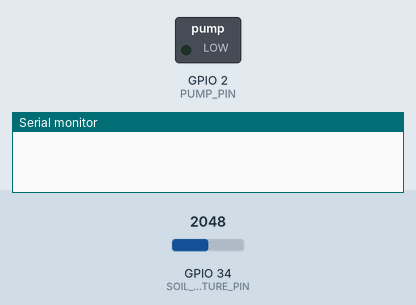
A sketch run on a simulated ESP32. On the bench: switched loads named in the sketch (green lamp = pin HIGH), the last lines printed to the serial monitor. The inputs (shaded band) are chosen by the test bench; at power-on: GPIO 34 (SOIL_MOISTURE_PIN) = 2048. WiFi joins after 1.5 s; servers stay silent unless stated.

Above: at 3.0 s.
3.1 s: GPIO 34 (SOIL_MOISTURE_PIN) set to 3444
6.3 s: GPIO 34 (SOIL_MOISTURE_PIN) set to 3574
At 9.0 s:
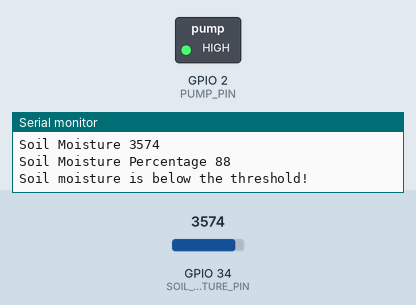
9.3 s: GPIO 34 (SOIL_MOISTURE_PIN) set to 2866
At 11.7 s:
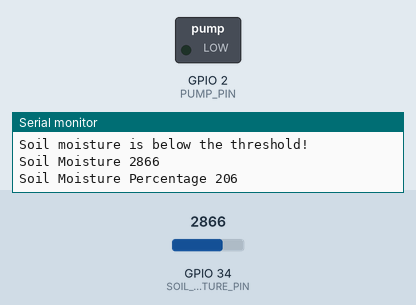
12.3 s: GPIO 34 (SOIL_MOISTURE_PIN) set to 3603
At 14.9 s:
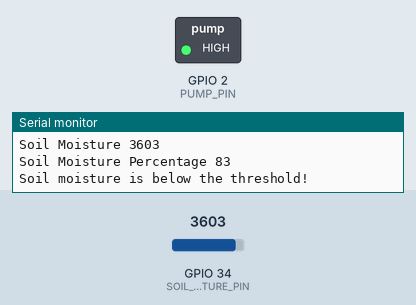
Timing chart, 0 to 16.3 s (numbered marks = the images above; inputs shaded):
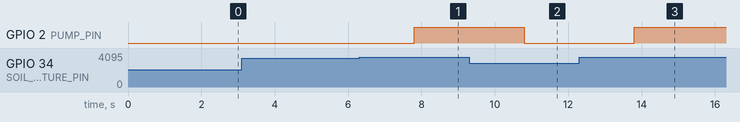

Measured:
- the behaviour switches between 3505 and 3506 on GPIO 34 (SOIL_MOISTURE_PIN) (found by bisection; images 0 and 1)
- after the input at 6.3 s, GPIO 2 (PUMP_PIN): LOW → HIGH after 1.5 s
- after the input at 9.3 s, GPIO 2 (PUMP_PIN): HIGH → LOW after 1.5 s
- after the input at 12.3 s, GPIO 2 (PUMP_PIN): LOW → HIGH after 1.5 s

The sketch:

iot_code.ino
```cpp
/*************************************************
 * IoT Smart Irrigation System
 * Platform : ESP32
 * Language : Arduino C++
 * IDE      : Arduino IDE
 * Cloud    : Blynk IoT
 * Author   : Chinmay Yalawatti
 *************************************************/
#define BLYNK_TEMPLATE_ID "YOUR_BLYNK_TEMPLATE_ID"
#define BLYNK_TEMPLATE_NAME "Smart Irrigation System with ESP32"
#define BLYNK_AUTH_TOKEN "YOUR_BLYNK_AUTH_TOKEN"


#define BLYNK_PRINT Serial
#include <WiFi.h>
#include <BlynkSimpleEsp32.h>

#define SOIL_MOISTURE_PIN 34   // Analog pin for soil moisture sensor
#define THRESHOLD_MOISTURE 100 // Adjust this value based on your soil moisture sensor readings
#define PUMP_PIN 2  // Digital pin for controlling the pump
#define PUMP_SWITCH V6  // Virtual pin for controlling the pump manually

char auth[] = BLYNK_AUTH_TOKEN;  // Replace with your Blynk auth token
char ssid[] = "WiFi Username";   // Replace with your WiFi credentials
char pass[] = "WiFi Password";

BlynkTimer timer;

bool isPumpOn = false;  // Variable to track pump status

void sendSensorData()
{
  int soilMoisture = analogRead(SOIL_MOISTURE_PIN);
  Serial.print("Soil Moisture ");
  Serial.println(soilMoisture);
  // Map the analog sensor values to a percentage (0-100)
  int soilMoisturePercentage = map(soilMoisture, 3500, 4095, 100, 0);
  Serial.print("Soil Moisture Percentage ");
  Serial.println(soilMoisturePercentage);
  // Send soil moisture data to Blynk
  Blynk.virtualWrite(V5, soilMoisturePercentage);

  // Check if the pump should be on based on manual switch or soil moisture level
  if (isPumpOn || soilMoisturePercentage < THRESHOLD_MOISTURE)
  {
    // Turn on the pump
    digitalWrite(PUMP_PIN, HIGH);
    // Check if the pump is turned on automatically (not manually)
    if (!isPumpOn) {
      // Send alert notification to Blynk app if the pump is turned on automatically
      Blynk.logEvent("moisture_alert","Soil moisture is below the threshold!");
      Serial.println("Soil moisture is below the threshold!");
    }
  }
  else
  {
    // Turn off the pump only if it was not turned on manually
    if (!isPumpOn) {
      digitalWrite(PUMP_PIN, LOW);
    }
  }
}

BLYNK_WRITE(PUMP_SWITCH)
{
  isPumpOn = param.asInt();
  if (isPumpOn) {
    Serial.println("Pump manually turned ON");
  } else {
    Serial.println("Pump manually turned OFF");
  }
}

void setup()
{
  Serial.begin(9600);
  pinMode(PUMP_PIN, OUTPUT); // Set pump pin as an output

  Blynk.begin(auth, ssid, pass);

  timer.setInterval(3000L, sendSensorData); // Set the interval for checking soil moisture (every 3 seconds)

  // Setup switch widget
  Blynk.virtualWrite(PUMP_SWITCH, isPumpOn);
  Blynk.syncVirtual(PUMP_SWITCH);
}

void loop()
{
  Blynk.run();
  timer.run();
}
```
